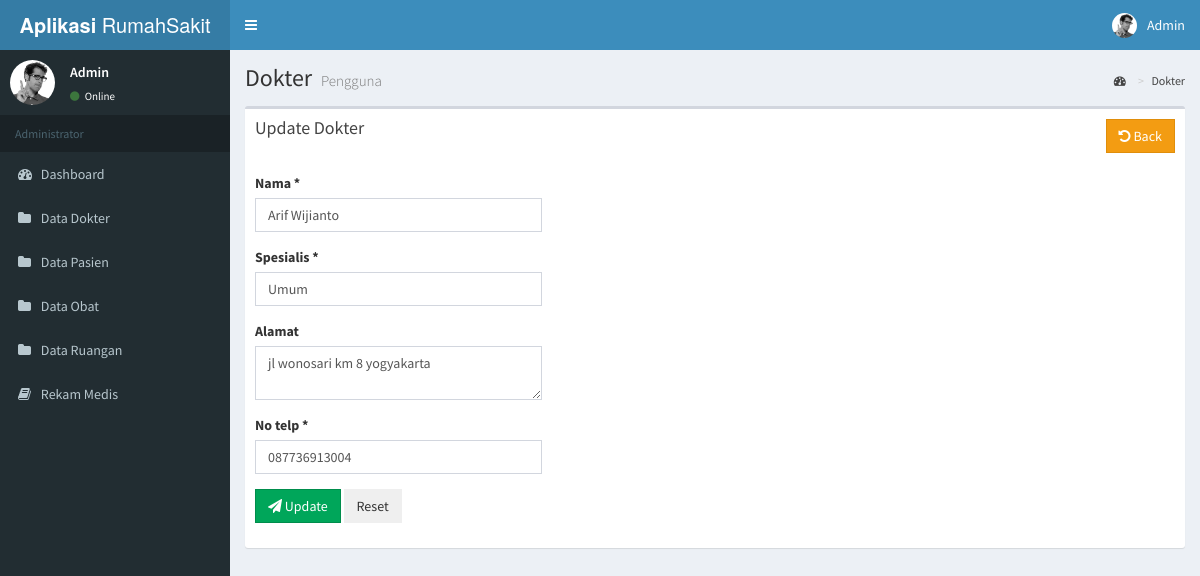
The page /dokter/update/6 on the database its author committed.
### tables this page shows
CREATE TABLE `tb_user` (
  `user_id` int(11) NOT NULL,
  `username` varchar(40) NOT NULL,
  `password` varchar(40) NOT NULL,
  `name` varchar(100) NOT NULL,
  `address` varchar(200) DEFAULT NULL,
  `level` int(1) NOT NULL COMMENT '1:admin, 2:user'
);

CREATE TABLE `tb_dokter` (
  `id_dokter` int(11) NOT NULL,
  `nama_dokter` varchar(50) NOT NULL,
  `spesialis` varchar(50) NOT NULL,
  `alamat` varchar(50) NOT NULL,
  `no_telp` varchar(15) NOT NULL
);

### application/libraries/Template.php (called while the page is built)
<?php
Class Template {
    var $template_data = array();
    function set($name, $value)
    {
        $this->template_data[$name] = $value;
    }
    function load($template = '', $view = '', $view_data = array(), $return =FALSE)
    {
        $this->CI =& get_instance();
        $this->set('contents', $this->CI->load->view($view, $view_data, TRUE));
        return $this->CI->load->view($template, $this->template_data, $return);
    }
}

### application/controllers/Dokter.php (called while the page is built, shortened)
<?php
class Dokter extends CI_Controller {
	public function update($id_dokter = null){
		if($this->input->post()){
			$this->dokter_m->updateDokter(
				$this->input->post('id_dokter'),
				$this->input->post('nama_dokter'),
				$this->input->post('spesialis'),
				$this->input->post('alamat'),
				$this->input->post('no_telp')
			);
			header("Location:"."/ci3/dokter");
		} else {
			$data['doctor'] = $this->dokter_m->getSingleDocter($id_dokter);
			$this->template->load('template', 'dokter/dokter_form_update', $data);
		}
	}
}

### index.php (called while the page is built, shortened)
<?php
require_once BASEPATH.'core/CodeIgniter.php';

### application/models/Dokter_m.php (called while the page is built, shortened)
<?php
class Dokter_m extends CI_Model {
   public $tb_dokter ="tb_dokter";
    public function getSingleDocter($idDokter){
        $this->db->where('id_dokter',$idDokter);
        $query = $this->db->get($this->tb_dokter,1);
        return $query->result_array();
	}
}

### application/libraries/Fungsi.php (called while the page is built, shortened)
<?php
class Fungsi
{
    protected $ci;
    function __construct(){
        $this->ci =& get_instance();
    }
    function user_login(){
        $user_id = $this->ci->session->userdata('userid');
        $user_data = $this->ci->user_m->get($user_id)->row();
        return $user_data;
    }
}

### application/models/User_m.php (called while the page is built, shortened)
<?php
class User_m extends CI_Model {
    public function get($id = null){
        $this->db->from('tb_user');
        $query = $this->db->get();
        return $query;
    }
}

### application/views/dokter/dokter_form_update.php (the view, shortened to what this page needs)
<section class="content-header">
	<h1>
		Dokter
		<small>Pengguna</small>
	</h1>
	<ol class="breadcrumb">
		<li><a href="#"><i class="fa fa-dashboard"></i> </a></li>
		<li><a href="#">Dokter</a></li>
	</ol>
</section>
<section class="content">
	<div class="box">
		<div class="box-header">
			<h3 class="box-title">Update Dokter</h3>
			<div class="pull-right">
				<a href="<?=site_url('dokter')?>" class="btn btn-warning btn-flat">
					<i class="fa fa-undo"></i> Back
				</a>
			</div>
		</div>
		<div class="box-body">
			<div class="row">
				<div class="col-md-4 mx-auto">
					<form action="<?php echo base_url('dokter/update'); ?>" method="post">
						<div class="form-group">
							<label for="">Nama *</label>
							<input type="text" name="nama_dokter"  value="<?php echo $doctor[0]['nama_dokter']; ?>" class="form-control">
						</div>
						<div class="form-group">
							<label for="">Spesialis *</label>
							<input type="text" name="spesialis"  value="<?php echo $doctor[0]['spesialis']; ?>" class="form-control" id="">
						</div>
						<div class="form-group">
							<label for="">Alamat</label>
							<textarea name="alamat" class="form-control" id=""><?php echo $doctor[0]['alamat']; ?></textarea>
						</div>
            <div class="form-group">
							<label for="">No telp *</label>
							<input type="text"  value="<?php echo $doctor[0]['no_telp']; ?>" name="no_telp" class="form-control" id="">
						</div>
						<div class="form-group">
							<button type="submit" class="btn btn-success btn-flat">
								<i class="fa fa-paper-plane"></i> Update</button>
							<button type="reset" class="btn btn-flat">Reset</button>
						</div>
					</form>
				</div>
			</div>
		</div>
	</div>
</section>

### application/views/template.php (shortened to what this page needs)
<!DOCTYPE html>
<html>
<head>
	<link rel="stylesheet" href="<?=base_url()?>assets/bower_components/bootstrap/dist/css/bootstrap.min.css">
	<link rel="stylesheet" href="<?=base_url()?>assets/bower_components/font-awesome/css/font-awesome.min.css">
	<link rel="stylesheet" href="<?=base_url()?>assets/bower_components/Ionicons/css/ionicons.min.css">
	<link rel="stylesheet" href="<?=base_url()?>assets/dist/css/AdminLTE.min.css">
	<link rel="stylesheet" href="<?=base_url()?>assets/dist/css/skins/_all-skins.min.css">
</head>
<body class="hold-transition skin-blue sidebar-mini">
	<div class="wrapper">
		<header class="main-header">
			<a href="<?=base_url()?>assets/index2.html" class="logo">
				<span class="logo-lg"><b>Aplikasi</b> RumahSakit</span>
			</a>
			<nav class="navbar navbar-static-top">
				<a href="#" class="sidebar-toggle" data-toggle="push-menu" role="button">
				</a>
				<div class="navbar-custom-menu">
					<ul class="nav navbar-nav">
						<li class="dropdown user user-menu">
							<a href="#" class="dropdown-toggle" data-toggle="dropdown">
								<img src="<?=base_url()?>assets/dist/img/user2-160x160.jpg" class="user-image" alt="User Image">
								<span class="hidden-xs"><?=ucfirst($this->fungsi->user_login()->username)?></span>
							</a>
						</li>
					</ul>
				</div>
			</nav>
		</header>
		<aside class="main-sidebar">
			<section class="sidebar">
				<div class="user-panel">
					<div class="pull-left image">
						<img src="<?=base_url()?>assets/dist/img/user2-160x160.jpg" class="img-circle" alt="User Image">
					</div>
					<div class="pull-left info">
						<p><?=ucfirst($this->fungsi->user_login()->username)?></p>
						<a href="#"><i class="fa fa-circle text-success"></i> Online</a>
					</div>
				</div>
				<ul class="sidebar-menu" data-widget="tree">
					<li class="header">Administrator</li>
					<li>
						<a href="<?=site_url('dashboard')?>">
							<i class="fa fa-dashboard"></i> <span>Dashboard</span>
						</a>
					</li>
					<li>
						<a href="<?=site_url('dokter')?>">
							<i class="fa fa-folder"></i> <span>Data Dokter</span>
						</a>
					</li>
          	<li>
						<a href="<?=site_url('pasien')?>">
							<i class="fa fa-folder"></i> <span>Data Pasien</span>
						</a>
					</li>
          	<li>
						<a href="<?=site_url('obat')?>">
							<i class="fa fa-folder"></i> <span>Data Obat</span>
						</a>
					</li>
          	<li>
						<a href="<?=site_url('ruangan')?>">
							<i class="fa fa-folder"></i> <span>Data Ruangan</span>
						</a>
					</li>
          	<li>
						<a href="<?=site_url('rekammedis')?>">
							<i class="fa fa-book"></i> <span>Rekam Medis</span>
						</a>
					</li>
				</ul>
			</section>
		</aside>
		<div class="content-wrapper">
			<?php echo $contents ?>
		</div>
	</div>
</body>
</html>

### rows shown on the page
tb_user: username "Admin"
tb_dokter: nama_dokter "Arif Wijianto", spesialis "Umum", alamat "jl wonosari km 8 yogyakarta", no_telp "087736913004"
